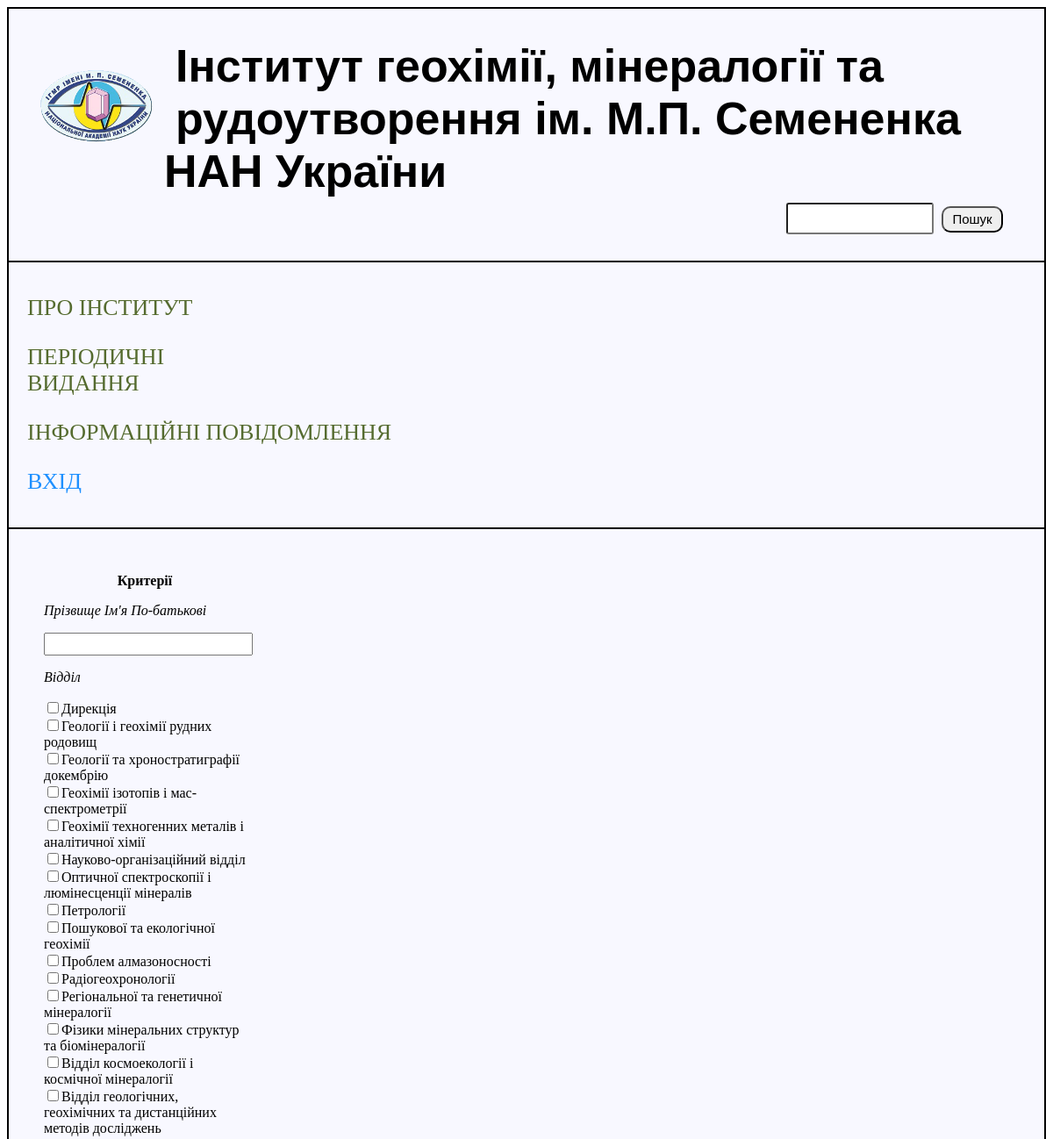
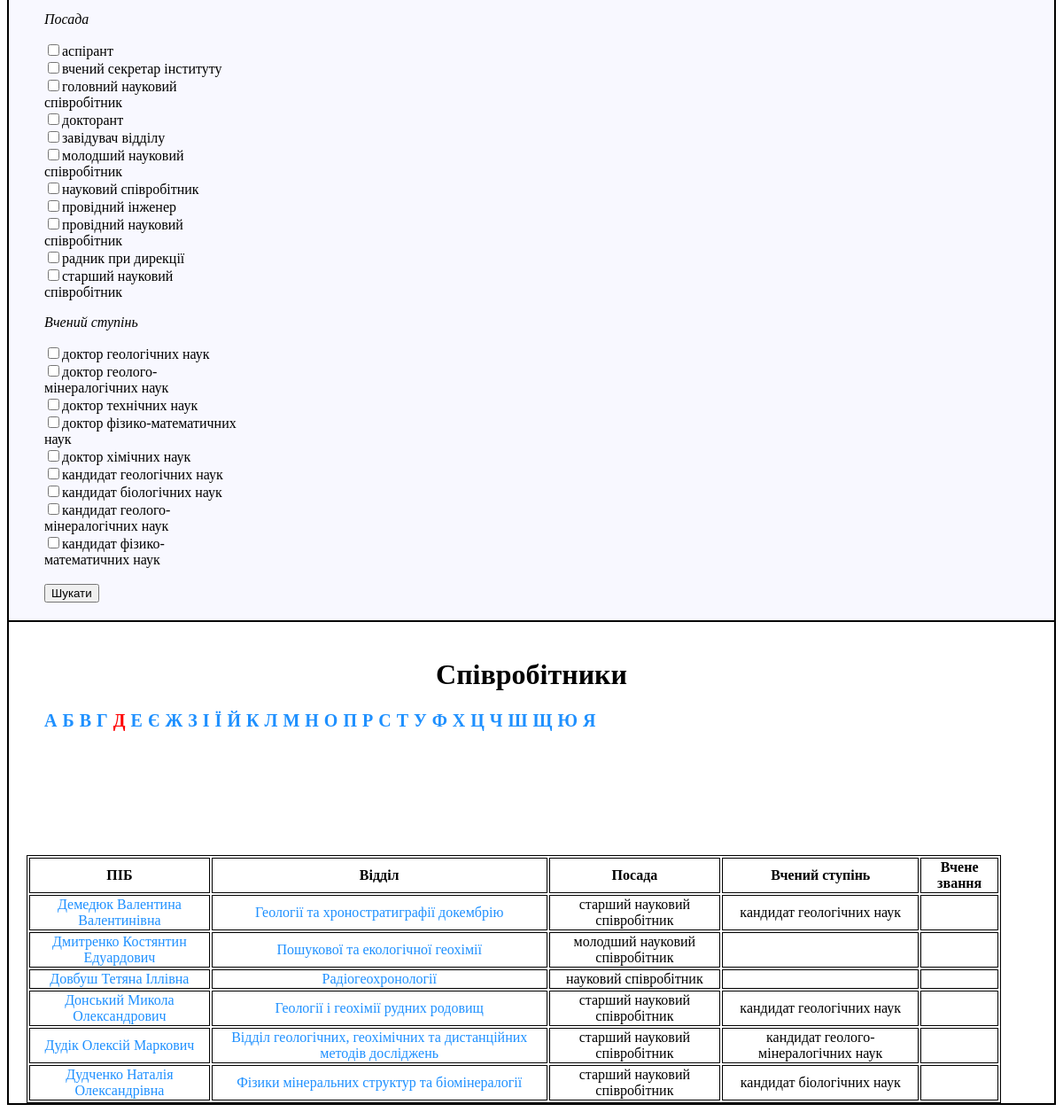
Screenshot of /employees_D.php with the database file from the repository (2 pictures, top to bottom).
### tables this page shows
CREATE TABLE `categories` (
  `id` tinyint(3) NOT NULL,
  `name` varchar(255) NOT NULL,
  `parent_id` tinyint(4) NOT NULL DEFAULT '0',
  `main` longtext NOT NULL,
  `p_a` varchar(255) NOT NULL
);

CREATE TABLE `posts` (
  `pos_id` int(11) NOT NULL,
  `post` varchar(255) NOT NULL
);

CREATE TABLE `academic_degrees` (
  `st_id` int(11) NOT NULL,
  `degree` varchar(255) NOT NULL
);

CREATE TABLE `employees` (
  `pid` int(11) NOT NULL,
  `PIB` varchar(255) NOT NULL,
  `section` varchar(255) NOT NULL,
  `post` varchar(255) NOT NULL,
  `degree` varchar(255) NOT NULL,
  `status` varchar(255) NOT NULL,
  `vid_id` int(11) NOT NULL,
  `pos_id` int(11) NOT NULL,
  `st_id` int(11) NOT NULL,
  `stat_id` int(11) NOT NULL,
  `visible` int(1) NOT NULL
);

### employees_D.php (the view, shortened to what this page needs)
<?php
	include("include/db_connect.php");
?>
<!DOCTYPE html>
<html>
<head>
	<link rel="stylesheet" type="text/css" href="css/style.css">
	<link rel="stylesheet" type="text/css" href="css/reset.css">
</head>
<body>
	<div id="block-body">
	<header id="head">
		<div id="block-header">
			<?php
				include("include/block-header.php");
			?>
		</div>
	</header>
	<div id="block-left">
		<?php
			include("include/block-left.php");
		?>
	</div>
	<div id="block-right">
		<?php
			include("include/block-parametr.php");
		?>
	</div>
	<div id="block-content">
		<h1>Співробітники</h1>
		<table id="table">
 			<thead>
	 		 	<tr>
	 				<th>ПІБ</th>
	 				<th>Відділ</th>
	 				<th>Посада</th>
	 				<th>Вчений ступінь</th>
	 				<th>Вчене звання</th>
	 			</tr>
 			</thead>
 			<tbody>
 				<ul class="letter">
 							<li><a href="employees_A.php">А</a></li>
 							<li><a href="employees_B.php">Б</a></li>
 							<li><a href="employees_V.php">В</a></li>
 							<li><a href="employees_G.php">Г</a></li>
 							<li><a href="employees_D.php" class="red">Д</a></li>
 							<li><a href="employees_E.php">Е</a></li>
 							<li><a href="employees_Ye.php">Є</a></li>
 							<li><a href="employees_Zh.php">Ж</a></li>
 							<li><a href="employees_Z.php">З</a></li>
 							<li><a href="employees_I.php">І</a></li>
 							<li><a href="employees_Yi.php">Ї</a></li>
 							<li><a href="employees_Y.php">Й</a></li>
 							<li><a href="employees_K.php">К</a></li>
 							<li><a href="employees_L.php">Л</a></li>
 							<li><a href="employees_M.php">М</a></li>
 							<li><a href="employees_N.php">Н</a></li>
 							<li><a href="employees_O.php">О</a></li>
 							<li><a href="employees_P.php">П</a></li>
 							<li><a href="employees_R.php">Р</a></li>
 							<li><a href="employees_S.php">С</a></li>
 							<li><a href="employees_T.php">Т</a></li>
 							<li><a href="employees_U.php">У</a></li>
 							<li><a href="employees_F.php">Ф</a></li>
 							<li><a href="employees_H.php">Х</a></li>
 							<li><a href="employees_Ts.php">Ц</a></li>
 							<li><a href="employees_Ch.php">Ч</a></li>
 							<li><a href="employees_Sh.php">Ш</a></li>
 							<li><a href="employees_Shch.php">Щ</a></li>
 							<li><a href="employees_Yu.php">Ю</a></li>
 							<li><a href="employees_Ya.php">Я</a></li>
 				</ul>
		<?php
			$result = mysql_query("SELECT * FROM employees, categories WHERE PIB LIKE 'Д%' AND employees.section=categories.name AND employees.visible='1'",$link);
	 				if (mysql_num_rows($result) > 0)
					{
 						$row = mysql_fetch_array($result);
 					do
 					{
 						echo
 						'
 						<tr>
 							<td><a href="view_employee.php?pid='.$row["pid"].'&PIB='.$row["PIB"].'">'.$row["PIB"].'</a></td>
 							<td><a href="view_section.php?id='.$row["id"].'">'.$row["section"].'</a></td>
 							<td>'.$row["post"].'</td>
 							<td>'.$row["degree"].'</td>
 							<td>'.$row["status"].'</td>
 						</tr>
 						';
 					}
    				while ($row = mysql_fetch_array($result));
				}
	 			?>
			</tbody>
 		</table>
	</div>
	</div>
</body>
</html>

### include/block-parametr.php (shortened to what this page needs)
<div id="block-parametr">
	<p class="search-title">Критерії</p>
	<form method="get" action="search_filter.php">
		<p class="category">Прізвище Ім'я По-батькові</p>
		<input type="text" name="pib" class="i">
		<p class="category">Відділ</p>
		<?php
		$result = mysql_query("SELECT * FROM categories WHERE parent_id='0'",$link);
 If (mysql_num_rows($result) > 0)
{
$row = mysql_fetch_array($result);
  do
 {
 $viddil = "";
  echo '
<input '.$viddil.' type="checkbox" name="viddil[]" value="'.$row["id"].'" id="viddil'.$row["id"].'" /><label for="viddil'.$row["id"].'">'.$row["name"].'</label><br>
  ';
 }
  while ($row = mysql_fetch_array($result));
}
?>
		<p class="category">Посада</p>
				<?php
		$result = mysql_query("SELECT * FROM posts",$link);
 If (mysql_num_rows($result) > 0)
{
$row = mysql_fetch_array($result);
  do
 {
 $posada = "";
  echo '
<input '.$posada.' type="checkbox" name="posada[]" value="'.$row["pos_id"].'" id="post'.$row["pos_id"].'" /><label for="post'.$row["pos_id"].'">'.$row["post"].'</label><br>
  ';
 }
  while ($row = mysql_fetch_array($result));
}
?>
		<p class="category">Вчений ступінь</p>
				<?php
		$result = mysql_query("SELECT * FROM academic_degrees",$link);
 If (mysql_num_rows($result) > 0)
{
$row = mysql_fetch_array($result);
  do
 {
 $stupiny = "";
  echo '
<input '.$stupiny.' type="checkbox" name="stupiny[]" value="'.$row["st_id"].'" id="stupiny'.$row["st_id"].'" /><label for="stupiny'.$row["st_id"].'">'.$row["degree"].'</label><br>
  ';
 }
  while ($row = mysql_fetch_array($result));
}
?>
<br>
		<input type="submit" name="submit_search" value="Шукати">
	</form>
</div>

### css/style.css (style rules this page uses)
#block-body { background-color: #F8F8FF; max-width: 100%; margin: 0 auto; border: 1px solid; }
header { max-width: 100%; border: 1px solid; }
#block-content { border: 1px solid; background-color: white; }
#block-content h1 { text-align: center; padding-top: 20px; }
#table { margin-top: 100px; margin-left: 20px; margin-right: 60px; text-align: center; }
#table, #table tr, #table th, #table td, #table-1, #table-1 tr, #table-1 td { border: 1px solid; }
#block-content ul li { display: inline-block; margin-bottom: 40px; }
#block-parametr { width: 230px; height: auto; margin-top: 30px; margin-left: 20px; display: block; }
.search-title { text-align: center; font-weight: bold; }
.category { font-style: italic; }
.i { height: 20px; width: 230px; }
.letter > li > a { font-size: 20px; font-weight: bold; margin-right: 2px; }
.letter > li > a:active, .red { color: red; }
#block-left { border: 1px solid; text-align: left; padding: 11px; }
#block-right { border: 1px solid; padding: 20px; }

### rows the page displays
categories: name "Дирекція"
categories: name "Геології і геохімії рудних родовищ"
categories: name "Геології та хроностратиграфії докембрію"
categories: name "Геохімії ізотопів і мас-спектрометрії"
categories: name "Геохімії техногенних металів і аналітичної хімії"
categories: name "Науково-організаційний відділ"
categories: name "Оптичної спектроскопії і люмінесценції мінералів"
categories: name "Петрології"
categories: name "Пошукової та екологічної геохімії"
categories: name "Проблем алмазоносності"
categories: name "Радіогеохронології"
categories: name "Регіональної та генетичної мінералогії"
categories: name "Фізики мінеральних структур та біомінералогії"
categories: name "Відділ космоекології і космічної мінералогії"
categories: name "Відділ геологічних, геохімічних та дистанційних методів досліджень"
posts: post "аспірант"
posts: post "вчений секретар інституту"
posts: post "головний науковий співробітник"
posts: post "докторант"
posts: post "завідувач відділу"
posts: post "молодший науковий співробітник"
posts: post "науковий співробітник"
posts: post "провідний інженер"
posts: post "провідний науковий співробітник"
posts: post "радник при дирекції"
posts: post "старший науковий співробітник"
academic_degrees: degree "доктор геологічних наук"
academic_degrees: degree "доктор геолого-мінералогічних наук"
academic_degrees: degree "доктор технічних наук"
academic_degrees: degree "доктор фізико-математичних наук"
academic_degrees: degree "доктор хімічних наук"
academic_degrees: degree "кандидат геологічних наук"
academic_degrees: degree "кандидат біологічних наук"
academic_degrees: degree "кандидат геолого-мінералогічних наук"
academic_degrees: degree "кандидат фізико-математичних наук"
employees: PIB "Демедюк Валентина Валентинівна", section "Геології та хроностратиграфії докембрію", post "старший науковий співробітник", degree "кандидат геологічних наук"
employees: PIB "Дмитренко Костянтин Едуардович", section "Пошукової та екологічної геохімії", post "молодший науковий співробітник"
employees: PIB "Довбуш Тетяна Іллівна", section "Радіогеохронології", post "науковий співробітник"
employees: PIB "Донський Микола Олександрович", section "Геології і геохімії рудних родовищ", post "старший науковий співробітник", degree "кандидат геологічних наук"
employees: PIB "Дудік Олексій Маркович", section "Відділ геологічних, геохімічних та дистанційних методів досліджень", post "старший науковий співробітник", degree "кандидат геолого-мінералогічних наук"
employees: PIB "Дудченко Наталія Олександрівна", section "Фізики мінеральних структур та біомінералогії", post "старший науковий співробітник", degree "кандидат біологічних наук"
